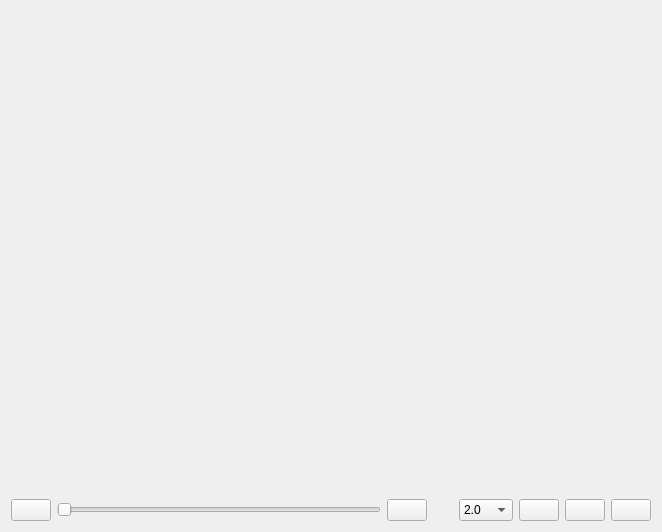
<?xml version="1.0" encoding="UTF-8"?>
<ui version="4.0">
 <class>Video</class>
 <widget class="QWidget" name="Video">
  <property name="geometry">
   <rect>
    <x>0</x>
    <y>0</y>
    <width>658</width>
    <height>532</height>
   </rect>
  </property>
  <property name="windowTitle">
   <string>VedioDisplay</string>
  </property>
  <property name="windowIcon">
   <iconset resource="camera.qrc">
    <normaloff>:/Resources/UltimageTK_LogoOnly.png</normaloff>:/Resources/UltimageTK_LogoOnly.png</iconset>
  </property>
  <layout class="QVBoxLayout" name="verticalLayout" stretch="1,0">
   <item>
    <widget class="QLabel" name="label">
     <property name="minimumSize">
      <size>
       <width>640</width>
       <height>480</height>
      </size>
     </property>
     <property name="text">
      <string/>
     </property>
     <property name="scaledContents">
      <bool>false</bool>
     </property>
     <property name="alignment">
      <set>Qt::AlignCenter</set>
     </property>
    </widget>
   </item>
   <item>
    <layout class="QHBoxLayout" name="horizontalLayout_2">
     <item>
      <layout class="QHBoxLayout" name="horizontalLayout" stretch="0,1,0,0">
       <item>
        <widget class="QPushButton" name="btnBackward">
         <property name="text">
          <string/>
         </property>
         <property name="icon">
          <iconset resource="camera.qrc">
           <normaloff>:/Resources/backward.png</normaloff>:/Resources/backward.png</iconset>
         </property>
        </widget>
       </item>
       <item>
        <widget class="QSlider" name="sliderProgess">
         <property name="orientation">
          <enum>Qt::Horizontal</enum>
         </property>
        </widget>
       </item>
       <item>
        <widget class="QPushButton" name="btnForward">
         <property name="text">
          <string/>
         </property>
         <property name="icon">
          <iconset resource="camera.qrc">
           <normaloff>:/Resources/forward.png</normaloff>:/Resources/forward.png</iconset>
         </property>
        </widget>
       </item>
       <item>
        <widget class="QLabel" name="label_2">
         <property name="text">
          <string/>
         </property>
        </widget>
       </item>
      </layout>
     </item>
     <item>
      <widget class="QLabel" name="labelTime">
       <property name="text">
        <string/>
       </property>
      </widget>
     </item>
     <item>
      <widget class="QComboBox" name="comboBoxSpeed">
       <item>
        <property name="text">
         <string>2.0</string>
        </property>
       </item>
       <item>
        <property name="text">
         <string>1.5</string>
        </property>
       </item>
       <item>
        <property name="text">
         <string>1.25</string>
        </property>
       </item>
       <item>
        <property name="text">
         <string>1.0</string>
        </property>
       </item>
       <item>
        <property name="text">
         <string>0.75</string>
        </property>
       </item>
       <item>
        <property name="text">
         <string>0.5</string>
        </property>
       </item>
      </widget>
     </item>
     <item>
      <widget class="QPushButton" name="btnStart">
       <property name="text">
        <string/>
       </property>
       <property name="icon">
        <iconset resource="camera.qrc">
         <normaloff>:/Resources/play.png</normaloff>:/Resources/play.png</iconset>
       </property>
      </widget>
     </item>
     <item>
      <widget class="QPushButton" name="btnPause">
       <property name="text">
        <string/>
       </property>
       <property name="icon">
        <iconset resource="camera.qrc">
         <normaloff>:/Resources/pause.png</normaloff>:/Resources/pause.png</iconset>
       </property>
      </widget>
     </item>
     <item>
      <widget class="QPushButton" name="btnStop">
       <property name="text">
        <string/>
       </property>
       <property name="icon">
        <iconset resource="camera.qrc">
         <normaloff>:/Resources/stop.png</normaloff>:/Resources/stop.png</iconset>
       </property>
      </widget>
     </item>
    </layout>
   </item>
  </layout>
 </widget>
 <resources>
  <include location="camera.qrc"/>
 </resources>
 <connections/>
</ui>
